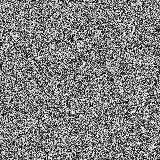
#> input picture assets-source/grain.png, 160 x 160 px
$ python images.py ../../dist/social/marketing-hot-seat-og.png
#> lines starting #> are read from the running program, lines starting #| are printed output that depends on the picture
"""Derive the optimised images from the lossless masters in assets-source/.

Run from the repository root:  python3 -I scripts/assets/images.py [og]
Needs Pillow with WebP support. Output is committed, so the Netlify build never runs this.

- grain.webp: the supplied grain tile (grain.png, opaque grayscale noise) rebuilt as black
  with alpha = 255 - grey. Drawn at opacity .06 with normal blending, that is the same
  arithmetic as the prototype's grain.png at opacity .06 with mix-blend-mode: multiply
  (base * (1 - .06 * (1 - grey))), without a fixed blend layer over the page. The alpha
  is quantised to 16 levels: at most 1/255 away from the original on any colour.
- og: recompresses src/social/marketing-hot-seat-og.png losslessly. An opaque image
  loses its alpha channel (every pixel stays the same), which keeps it under the
  300 KB that some link previews accept.
"""
import os
import sys

from PIL import Image

ROOT = os.path.abspath(os.path.join(os.path.dirname(__file__), '..', '..'))
SRC = os.path.join(ROOT, 'assets-source')
OUT = os.path.join(ROOT, 'src', 'img')
OG = os.path.join(ROOT, 'src', 'social', 'marketing-hot-seat-og.png')

GRAIN_LEVELS = 16


def grain():
    grey = Image.open(os.path.join(SRC, 'grain.png')).convert('L')
    step = 255 / (GRAIN_LEVELS - 1)
    alpha = grey.point(lambda v: round(round((255 - v) / step) * step))
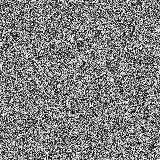
#> alpha: PIL image 160x160 L; min 0, max 255, mean 127.6
    black = Image.new('L', grey.size, 0)
#> black: PIL image 160x160 L; every value is 0
    tile = Image.merge('RGBA', (black, black, black, alpha))
    path = os.path.join(OUT, 'grain.webp')
    tile.save(path, 'WEBP', lossless=True, quality=100, method=6)
    print('%s  %dx%d  %d bytes' % (os.path.relpath(path, ROOT), tile.width, tile.height, os.path.getsize(path)))
#| src/img/grain.webp  160x160  12836 bytes


def og():
    im = Image.open(OG)
    im.load()
    if im.mode == 'RGBA' and im.getchannel('A').getextrema() == (255, 255):
        im = im.convert('RGB')
    im.save(OG, 'PNG', optimize=True)
    print('%s  %dx%d %s  %d bytes' % (os.path.relpath(OG, ROOT), im.width, im.height, im.mode, os.path.getsize(OG)))


if __name__ == '__main__':
    if sys.argv[1:] == ['og']:
        og()
    else:
        os.makedirs(OUT, exist_ok=True)
        grain()
    sys.exit(0)
#> (the program exits here)
